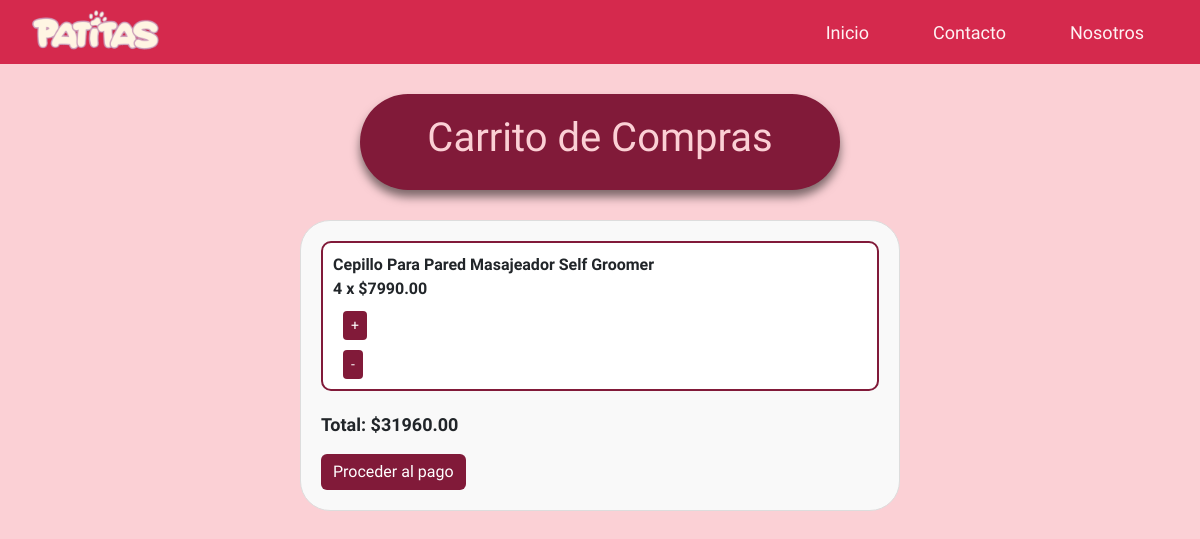
Before: /patitas/carrito/ (signed in) with the older database file.
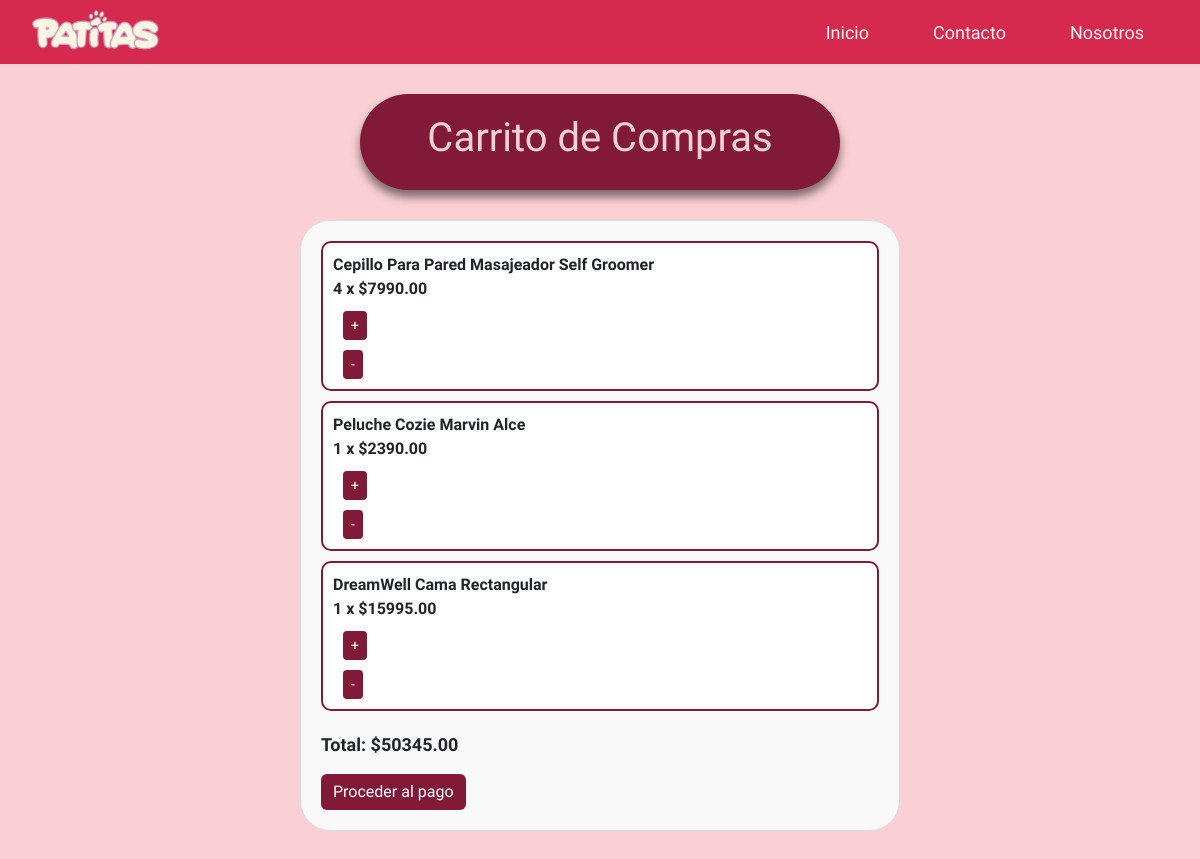
After: the same page with the newer database file.
### patitas/models.py (models this page shows, shortened)
class Carrito(models.Model):
    usuario = models.ForeignKey(User, on_delete=models.CASCADE)
    producto = models.ForeignKey(Producto, on_delete=models.CASCADE)
    cantidad = models.IntegerField(default=1)
    class Meta:
        unique_together = ('usuario', 'producto')

class Producto(models.Model):
    id = models.AutoField(primary_key=True)
    nombre_prod = models.CharField(max_length=50)
    descripcion = models.TextField(max_length=200)
    id_categoria = models.ForeignKey('Categoria',on_delete=models.CASCADE, db_column='idCategoria')
    precio = models.DecimalField(max_digits=10, decimal_places=2)
    stock = models.IntegerField()
    imagen = models.ImageField(upload_to='productos_fotos/', blank=True, null=True)

### patitas/views.py (the view)
# urls.py: path('carrito/', views.ver_carrito, name='carrito'),
def ver_carrito(request):
    if request.user.is_authenticated:
        carrito_items = Carrito.objects.filter(usuario=request.user)
        total = sum(item.producto.precio * item.cantidad for item in carrito_items)
        return render(request, 'patitas/carrito.html', {'carrito_items': carrito_items, 'total': total})
    else:
        return redirect('login')

### patitas/templates/patitas/carrito.html (shortened to what this page needs)
{% load static %}
<!DOCTYPE html>
<html lang="en">
<head>
    <link rel="stylesheet" href="https://cdnjs.cloudflare.com/ajax/libs/font-awesome/6.5.2/css/all.min.css">
    <link rel="stylesheet" href="https://cdn.jsdelivr.net/npm/bootstrap@5.3.3/dist/css/bootstrap.min.css">
    <link type='text/css' href='{% static "css/style.css"%}' rel='stylesheet'>
</head>
<body>
    <div class="cont-header">
        <header>
            <a href="{% url 'index' %}" class="logo_patitas_princ"><img src="{% static 'img/logo_patitas.png' %}" alt="patitas"></a>
            <nav class="navbar-header">
                <a href="index">Inicio</a>
                <a href="contacto">Contacto</a>
                <a href="#">Nosotros</a>
            </nav>
        </header>
    </div>
    <div class="titulos-pag">
        <h1>Carrito de Compras</h1>
    </div>
    <div class="carrito-container">
        {% if carrito_items %}
            <ul class="carrito-list">
                {% for item in carrito_items %}
                    <li class="carrito-item">
                        <span class="producto-info">
                            {{ item.producto.nombre_prod }} <br> {{ item.cantidad }} x ${{ item.producto.precio }}
                        </span>
                        <form action="{% url 'update_cart' %}" method="post">
                            <button type="submit" class="btn btn-sm btn-success">+</button>
                        </form>
                        <form action="{% url 'update_cart' %}" method="post">
                            <button type="submit" class="btn btn-sm btn-danger">-</button>
                        </form>
                    </li>
                {% endfor %}
            </ul>
            <p class="carrito-total">Total: ${{ total }}</p>
            <a href="{% url 'checkout' %}" class="btn btn-primary">Proceder al pago</a>
        {% else %}
            <p>Tu carrito está vacío.</p>
        {% endif %}
    </div>
</body>
</html>

Changed rows visible on the page:
added Carrito: producto.nombre_prod "Peluche Cozie Marvin Alce", cantidad "1", producto.precio "2390.00"
added Carrito: producto.nombre_prod "DreamWell Cama Rectangular", cantidad "1", producto.precio "15995.00"
Other visible differences:
{{ total }}: "31960.00" → "50345.00"
